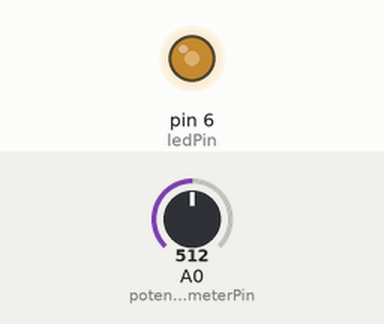
The sketch below on a simulated Arduino Uno, built with avr-gcc and run on an emulated ATmega328P. On the bench: output pins drawn as LEDs (lit = HIGH). The test bench sets the inputs (shaded band); at power-on: A0 (potentiometerPin) = 512.

Above: at 1.2 s.
1.3 s: A0 (potentiometerPin) set to 716
At 1.8 s:
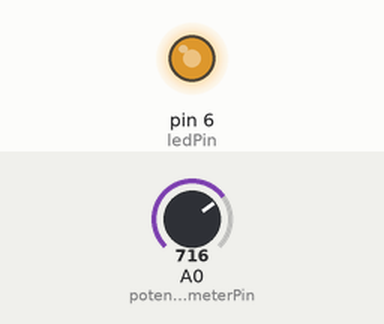
2.8 s: A0 (potentiometerPin) set to 900
At 4.0 s:
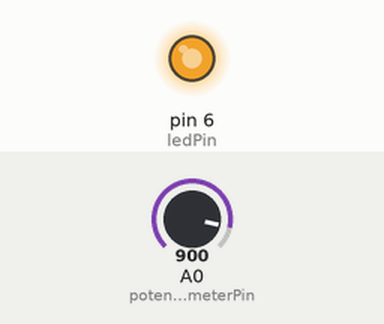
4.3 s: A0 (potentiometerPin) set to 122
At 5.2 s:
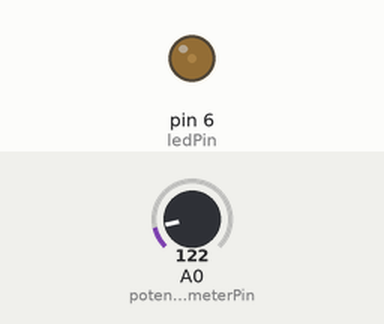
5.8 s: A0 (potentiometerPin) set to 0
At 6.4 s:
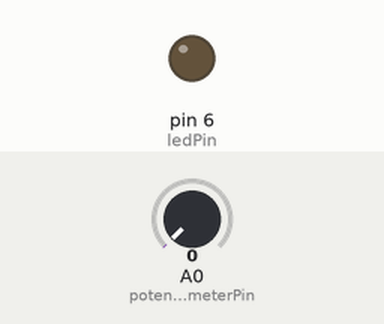
7.3 s: A0 (potentiometerPin) set to 511
At 8.7 s:
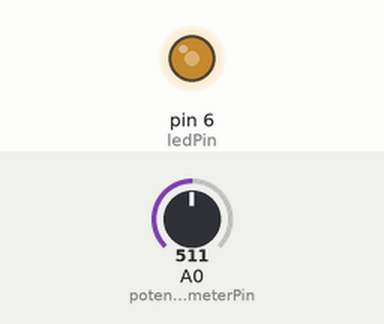
Timing chart, 0 to 9.8 s (numbered marks = the images above; inputs shaded):
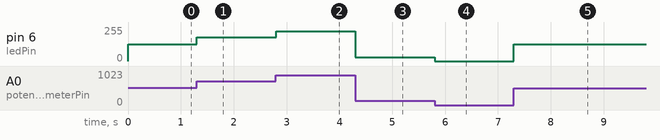

Measured:
- after the input at 1.3 s, pin 6 (ledPin): 127/255 → 178/255 at once
- after the input at 2.8 s, pin 6 (ledPin): 178/255 → 224/255 at once
- after the input at 4.3 s, pin 6 (ledPin): 224/255 → 30/255 at once
- after the input at 5.8 s, pin 6 (ledPin): 30/255 → 0/255 at once
- after the input at 7.3 s, pin 6 (ledPin): 0/255 → 127/255 at once

The sketch:

Code.ino
```cpp
const int ledPin = 6;
const int potentiometerPin = A0;

void setup() {
  pinMode(ledPin, OUTPUT);
  Serial.begin(9600);
}

void loop() {
  const int potentiometerValue = analogRead(potentiometerPin);
  const int ledValue = map(potentiometerValue, 0, 1023, 0, 255);
  analogWrite(ledPin, ledValue);
}
```
